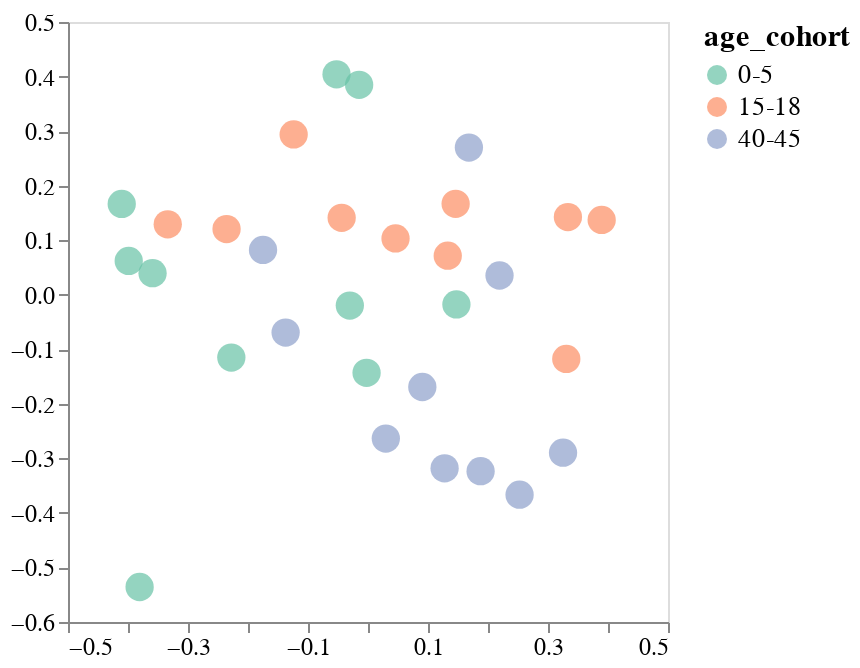

Notebook code for this chart:
### Code cell
mds_and_plot(escape_df, escape_metric='beta')

### Figure 1 — Vega-Lite specification as saved in the notebook (floating-point values rounded to 4 significant figures)
{"config": {"view": {"continuousWidth": 300, "continuousHeight": 300}, "axis": {"grid": false, "labelFontSize": 12, "title": null}, "legend": {"labelFontSize": 13, "titleFontSize": 15}}, "data": {"name": "data-34390dbe99f32aadc23a1185d31ba536"}, "mark": {"type": "circle", "opacity": 0.7, "size": 200}, "encoding": {"color": {"field": "age_cohort", "scale": {"scheme": "set2"}, "type": "nominal"}, "detail": {"field": "serum", "type": "nominal"}, "tooltip": [{"field": "serum", "type": "nominal"}, {"field": "age_cohort", "type": "nominal"}], "x": {"field": "x_coord", "scale": {"padding": 5}, "type": "quantitative"}, "y": {"field": "y_coord", "scale": {"padding": 5}, "type": "quantitative"}}, "$schema": "https://vega.github.io/schema/vega-lite/v5.8.0.json", "datasets": {"data-34390dbe99f32aadc23a1185d31ba536": [{"serum": "2367", "x_coord": -0.4104, "y_coord": 0.1666, "age_cohort": "0-5"}, {"serum": "3944", "x_coord": -0.3988, "y_coord": 0.06204, "age_cohort": "0-5"}, {"serum": "2462", "x_coord": -0.002371, "y_coord": -0.1431, "age_cohort": "0-5"}, {"serum": "2389", "x_coord": -0.2278, "y_coord": -0.1152, "age_cohort": "0-5"}, {"serum": "2323", "x_coord": -0.3591, "y_coord": 0.03952, "age_cohort": "0-5"}, {"serum": "2388", "x_coord": -0.05243, "y_coord": 0.4041, "age_cohort": "0-5"}, {"serum": "2463", "x_coord": -0.01477, "y_coord": 0.3849, "age_cohort": "0-5"}, {"serum": "3973", "x_coord": 0.1474, "y_coord": -0.01779, "age_cohort": "0-5"}, {"serum": "4299", "x_coord": -0.03027, "y_coord": -0.01981, "age_cohort": "0-5"}, {"serum": "4584", "x_coord": -0.3806, "y_coord": -0.5359, "age_cohort": "0-5"}, {"serum": "2343", "x_coord": 0.3332, "y_coord": 0.1423, "age_cohort": "15-18"}, {"serum": "2350", "x_coord": 0.0459, "y_coord": 0.1031, "age_cohort": "15-18"}, {"serum": "2365", "x_coord": -0.04389, "y_coord": 0.1411, "age_cohort": "15-18"}, {"serum": "2380", "x_coord": -0.1239, "y_coord": 0.294, "age_cohort": "15-18"}, {"serum": "2382", "x_coord": 0.1329, "y_coord": 0.07154, "age_cohort": "15-18"}, {"serum": "3866", "x_coord": -0.2357, "y_coord": 0.1205, "age_cohort": "15-18"}, {"serum": "3856", "x_coord": 0.3305, "y_coord": -0.1177, "age_cohort": "15-18"}, {"serum": "3857", "x_coord": 0.1461, "y_coord": 0.1666, "age_cohort": "15-18"}, {"serum": "3862", "x_coord": 0.3895, "y_coord": 0.1371, "age_cohort": "15-18"}, {"serum": "3895", "x_coord": -0.3338, "y_coord": 0.1291, "age_cohort": "15-18"}, {"serum": "33C", "x_coord": 0.02971, "y_coord": -0.2638, "age_cohort": "40-45"}, {"serum": "34C", "x_coord": -0.175, "y_coord": 0.08209, "age_cohort": "40-45"}, {"serum": "197C", "x_coord": 0.09055, "y_coord": -0.1692, "age_cohort": "40-45"}, {"serum": "199C", "x_coord": 0.2526, "y_coord": -0.3665, "age_cohort": "40-45"}, {"serum": "215C", "x_coord": 0.1682, "y_coord": 0.2699, "age_cohort": "40-45"}, {"serum": "210C", "x_coord": 0.1877, "y_coord": -0.3235, "age_cohort": "40-45"}, {"serum": "74C", "x_coord": 0.3251, "y_coord": -0.2895, "age_cohort": "40-45"}, {"serum": "68C", "x_coord": 0.2192, "y_coord": 0.03524, "age_cohort": "40-45"}, {"serum": "150C", "x_coord": -0.1373, "y_coord": -0.06944, "age_cohort": "40-45"}, {"serum": "18C", "x_coord": 0.1277, "y_coord": -0.3182, "age_cohort": "40-45"}]}}
